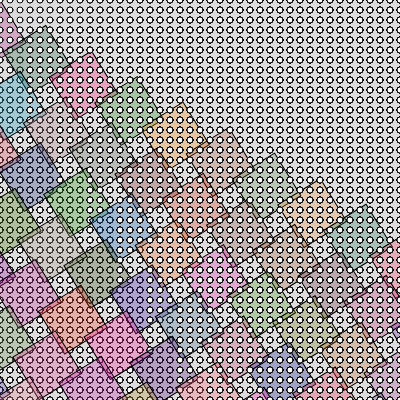
Frame 1 (no input)
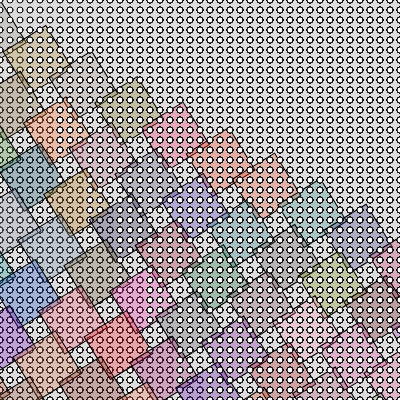
Frame 2 (the mouse pressed at the canvas centre, redrawn once)

The p5.js sketch that drew these frames (run headless with seeded random() and noise() and a simulated clock; the mouse was pressed at the canvas centre and the sketch redrawn once):

// p5.js sketch
// ── sketch.js
let gg;

function setup() {
  createCanvas(400, 400);
  
  gg = new gr();
}

function draw() {
  background(220);
  
  // for (let x =0; x < width; x+=300) {
  //   for (let y =0; y < height; y+=300) {
  // g(createVector(x,y),300,300);
  //   }
  // }
  
  gg.outter();
  noLoop()
}

function g(pos, w,h) {
  rect(pos.x,pos.y,100,100);
  for (let x =0; x < w; x+=10) {
    for (let y =0; y < h; y+=10) {
      ellipse(x+pos.x,y+pos.y,w/50,h/50);
    }
  }
}

class gr {
  constructor() {
    
  }
  
  inner(pos, w,h) {
    push()
    fill(random(255), random(150), random(183), 70)
    translate(pos.x,pos.y)
    rotate(45)
    rect(pos.x,pos.y,50,50);
    pop();
  for (let x =0; x < w; x+=10) {
    for (let y =0; y < h; y+=10) {
      push()
      
      ellipse(x+pos.x,y+pos.y,w/50,h/50);
      pop()
    }
  }
  }
  
  outter() {
    for (let x =0; x < width; x+=30) {
    for (let y =0; y < height; y+=30) {
    // translate(x,y)
    // rotate(45)
  this.inner(createVector(x,y),300,300);
    }
  }
  }
  
}
